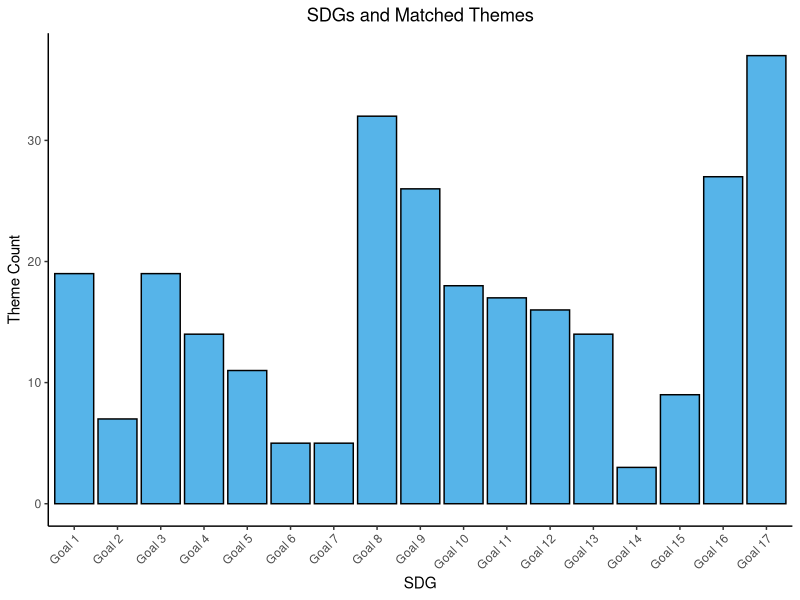

This figure's R source:
# calculate proportion of total distance for each theme to SDG
library(ggplot2)
library(tidytext)
library(tidyverse)

matched <- read_csv("themes_goals_matched.csv") %>%
  mutate(goal = factor(goal, levels = str_c("Goal", 1:17, sep = " "), ordered = TRUE)) %>%
  mutate(theme = factor(theme, levels = str_c("Theme", 1:160, sep = " "), ordered = TRUE)) %>%
  arrange(goal, theme)

# find total score/distance by SDG and then find each theme's percentage of that total distance
matched_percentages <- matched %>%
  filter(questionable == 0) %>%
  group_by(goal) %>%
  mutate(sdist = sum(score)) %>%
  ungroup %>%
  mutate(percentage = round(score/sdist, 4)) %>%
  arrange(goal, desc(percentage)) %>%
  rename(distance = score, total_dist = sdist) %>%
  select(-order, -questionable)

# make a plot to visualize the SDGs and themes frequency
p <- ggplot(matched_percentages, aes(goal)) + 
  geom_bar(color = "black", fill = "#56B4E9") +
  ggtitle("SDGs and Matched Themes")  +
  theme_classic() +
  theme(plot.title = element_text(lineheight = 0.5, hjust = 0.5),
        axis.text.x = element_text(angle = 45, hjust = 1)) +
  xlab("SDG") +
  ylab("Theme Count")

ggsave("SDGs_themes.png", p, height = 9, width = 8, units = "in")
saveRDS(matched_percentages, "SDGs_themes_percentages.rds")
write_csv(matched_percentages, "SDGs_themes_percentages.csv")
